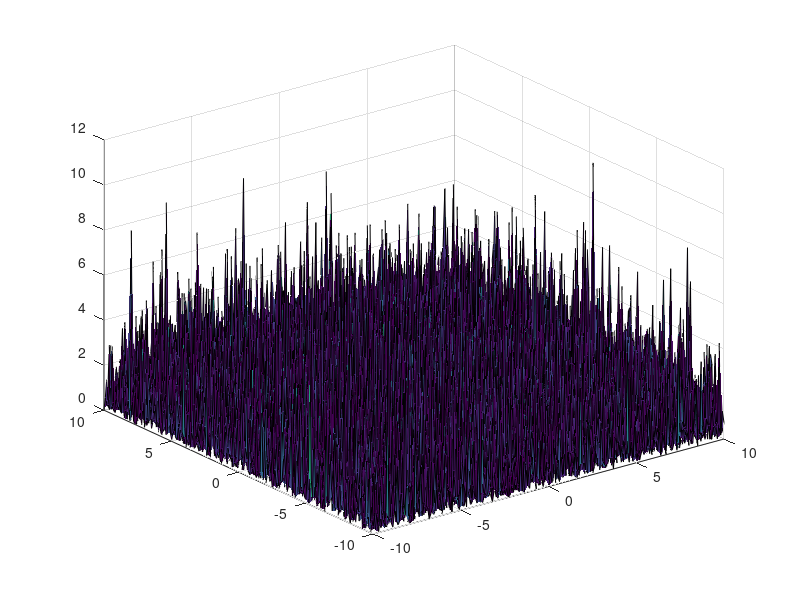
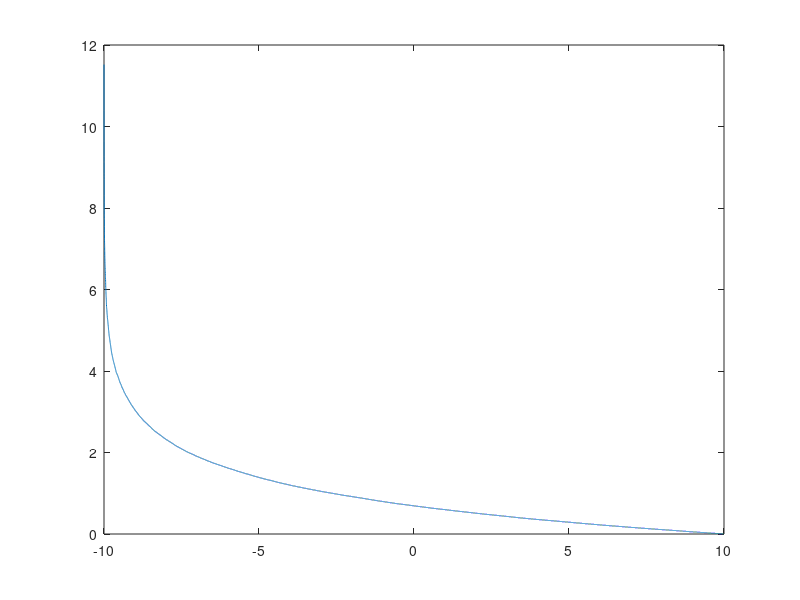

Recreate these plots in MATLAB, in order.
%% Clear everything
clear all
close all
clc

%% Generate a random field
B = 10;
stepSize = 0.1;

x = -B:stepSize:B;
y = -B:stepSize:B;

N = length(x);
M = length(y);

[X,Y] = meshgrid(x,y);
Z = gamrnd(1,1,N,M);

%% Plot the field
figure;
surf(X,Y,Z)

%% Generate the feature
numValues = N*M;
x_f = linspace(-10,10,numValues);
z_f = zeros(numValues,1);
X_idx_F = zeros(numValues,2);
Z_tmp = Z;
for i=1:numValues
    [maxCol,yIdx] = max(Z_tmp);
    [maxValue,xIdx] = max(maxCol);
    X_idx_F(i,:) = [X(yIdx(xIdx),xIdx), Y(yIdx(xIdx),xIdx)];
    z_f(i) = Z_tmp(yIdx(xIdx),xIdx);
    Z_tmp(yIdx(xIdx),xIdx) = -inf;
end

figure;
plot(x_f,z_f)

%% Save
save('randomData','X','Y','Z','x_f','z_f','X_idx_F');



